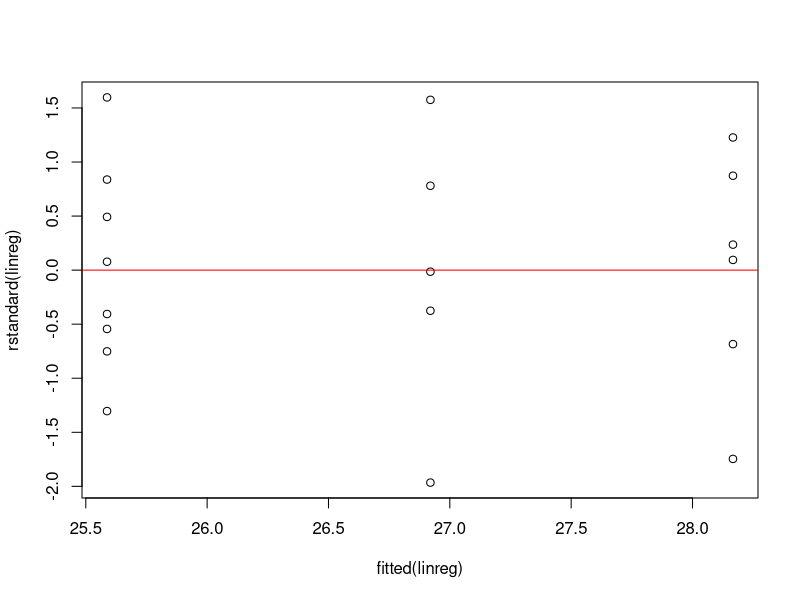
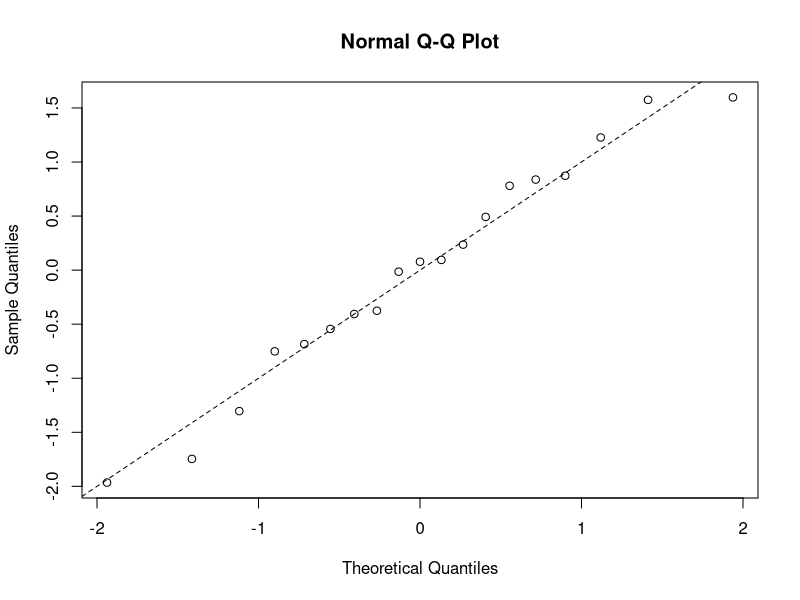
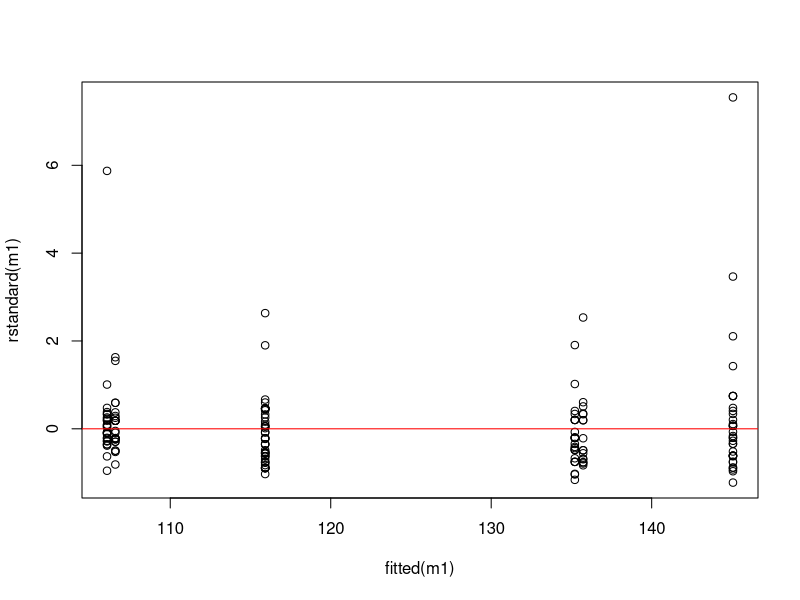
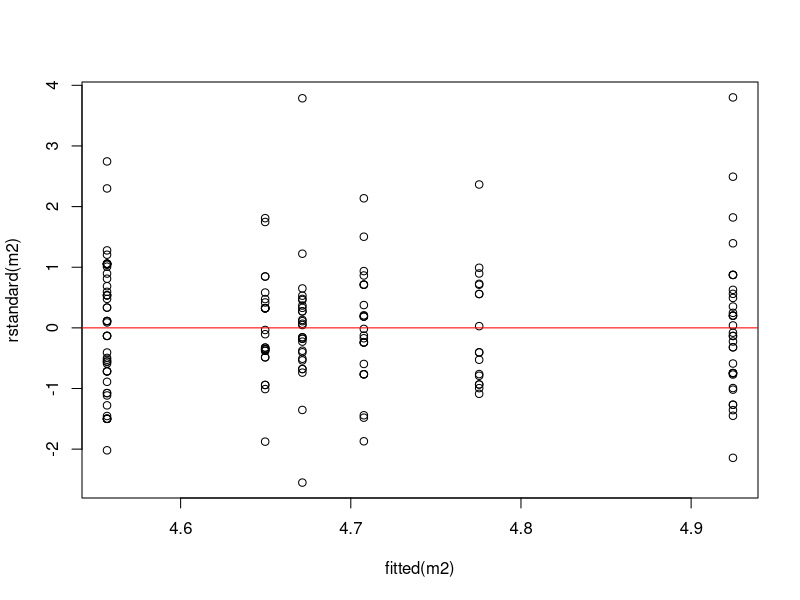
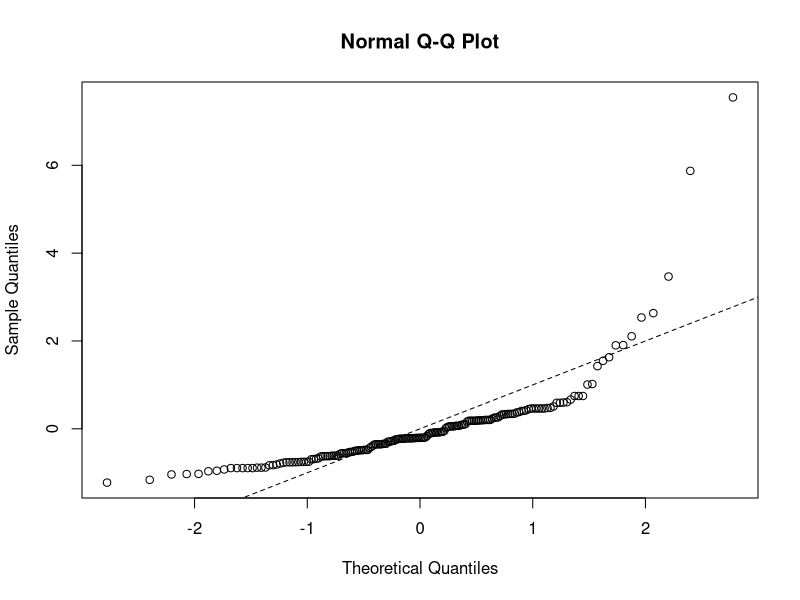
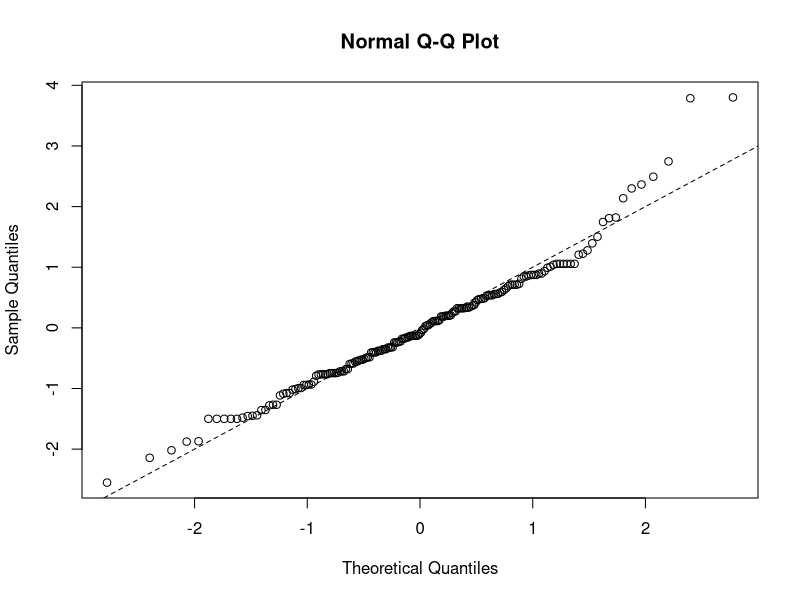
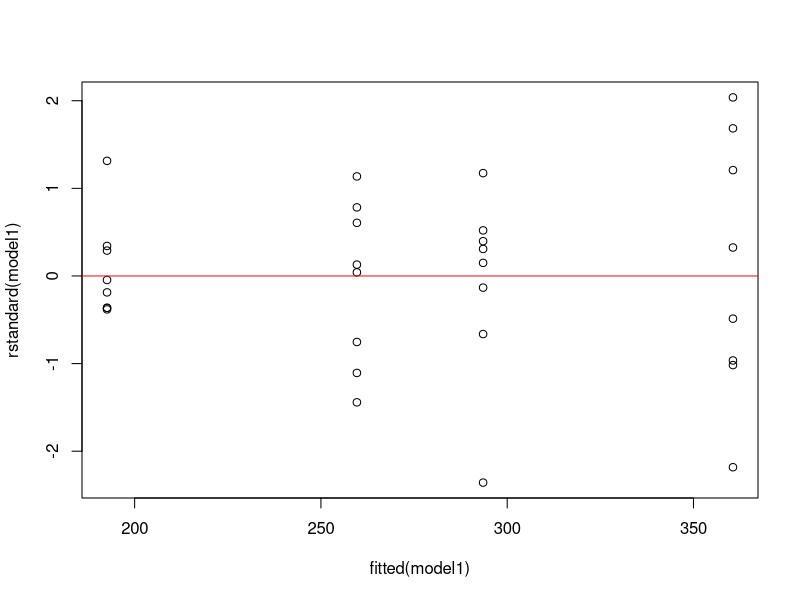
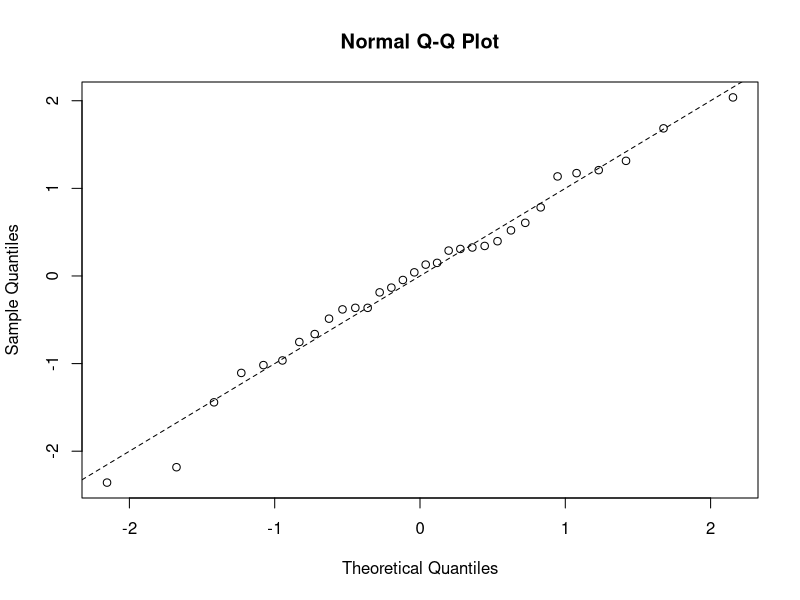

Recreate these plots in R, in order.
## ---- chunk 1
knitr::opts_chunk$set(echo = TRUE)
## ---- chunk 2
dbinom(3, size=5, prob=0.55) ## P(Y=3)
## ---- chunk 3
1 - pbinom(3, size=5, prob=0.55) ## P(Y>=4)
## ---- chunk 4
13/20
## ---- chunk 5
p <- 0.65
n <- 20
p + c(-1, 1) * 1.96 * sqrt((p * (1-p) )/n)
## ---- chunk 6
?prop.test()
prop.test(13, 20, p = 0.65, correct = FALSE)
## ---- chunk 7
result <- binom.test(13, 20, p = 0.5)
result
## ---- chunk 8
for (x in 1:20) {
  res <- binom.test(x, 20, p = 0.5)
  cat(x, res$p.value)
  cat("\n")
}
## ---- chunk 9
binom.test(8, 600)
## ---- chunk 10
binom.test(4, 493)
binom.test(10, 497)
## ---- chunk 11
(10 / 497) - (4 / 493)

0.009689816 - 0.002214977
0.036690693 - 0.020642826

## ---- chunk 12
prop.test(c(10,4), c(497,493), correct=FALSE)
## ---- chunk 13
sd1tabel <- matrix(c(14, 51, 52, 401), 2, 2)
sd1tabel
rownames(sd1tabel) <- c("m1-Stresset", "m1-Ikke stresset")
colnames(sd1tabel) <- c("m2-Stresset", "m2-Ikke stresset")
sd1tabel
## ---- chunk 14
chisq.test(sd1tabel, correct = FALSE)
## ---- chunk 15
sd2tabel <- matrix(c(451, 532, 27, 313, 28, 539, 145, 56, 456), 3, 3)
rownames(sd2tabel) <- c("A", "B", "C")
colnames(sd2tabel) <- c("South", "Asia", "Africa")
sd2tabel
## ---- chunk 16
chisq.test(sd1tabel, correct = FALSE)
## ---- chunk 17
lyskilde <- read.table("data/lyskilde.txt", header = 1)
head(lyskilde, n = 3)
## ---- chunk 18
linreg <- lm(frekvens ~ farve , data = lyskilde)
## ---- chunk 19
plot(fitted(linreg), rstandard(linreg))
abline(0,0, col = 'Red')

## ---- chunk 20
qqnorm(rstandard(linreg))
abline(0,1, lty=2)
## ---- chunk 21
nullModel <- lm(frekvens ~ 1 , data = lyskilde)

anova(nullModel, linreg)
## ---- chunk 22
summary(linreg)
## ---- chunk 23
head(lyskilde, n=3)
lyskilde_grøn <- lyskilde
lyskilde_grøn$farve <- factor(lyskilde_grøn$farve)
lyskilde_grøn$farve <- relevel(lyskilde_grøn$farve, ref = 'brun')
## ---- chunk 24
linreg_g <- lm(frekvens ~ farve , data = lyskilde_grøn)
confint(linreg_g)
## ---- chunk 25
ss <- read.table("data/ss2017-18.txt", header = 1)
head(ss, n = 3)
## ---- chunk 26
unique(ss$studie)
## ---- chunk 27
m1 <- lm(figur2 ~ studie + kon, data = ss)
m2 <- lm(log(figur2) ~ studie + kon + studie * kon, data = ss)
## ---- chunk 28
summary(m1)
summary(m2)
## ---- chunk 29
plot(fitted(m1), rstandard(m1))
abline(0,0, col = 'Red')
## ---- chunk 30
plot(fitted(m2), rstandard(m2))
abline(0,0, col = 'Red')
## ---- chunk 31
qqnorm(rstandard(m1))
abline(0,1, lty=2)
## ---- chunk 32
qqnorm(rstandard(m2))
abline(0,1, lty=2)
## ---- chunk 33
Nullmodel <- lm(log(figur2) ~ studie + kon, data = ss)

anova(Nullmodel, m2)

## ---- chunk 34
summary(Nullmodel)
confint(Nullmodel)
## ---- chunk 35
exp(-0.3416929)
## ---- chunk 36
 exp(4.828164) / exp(4.828164 + -0.211680)
## ---- chunk 37
FullModel <- lm(log(figur2) ~ studie + kon, data = ss)
Nullmodel <- lm(log(figur2) ~ kon, data = ss)
  
anova(Nullmodel, FullModel)
## ---- chunk 38
0.35750 - 2.01 * .12596
0.35750 + 2.01 * .12596
## ---- chunk 39
0.35750 - 0.33206 + 0.35750
## ---- chunk 40
 1.52087 + 0.19055 - 0.12263
## ---- chunk 41
# Esitmate / SE
0.19055 /  0.09097
## ---- chunk 42
?pnorm()
val <- 120
mean <- 114.5
sd <- 6.9

1 - pnorm(val, mean = mean, sd = sd)
## ---- chunk 43
data1 <- read.table(file = "data/nov2023opg1.txt", header = T)
head(data1, n=3)
## ---- chunk 44
m1 <- lm(length ~ age, data = data1)
confint(m1)
## ---- chunk 45
predict(m1, data.frame(age=3), interval='c')
## ---- chunk 46
predict(m1, data.frame(age=3), interval='p')
## ---- chunk 47
confint(m1)
## ---- chunk 48
summary(m1)
## ---- chunk 49
data2 <- read.table(file = "data/nov2023opg2.txt", header = T)
head(data2, n = 3)
## ---- chunk 50
unique(data2$stamme)
## ---- chunk 51
model1 <- lm(kryds ~ sex + stamme, data = data2)
## ---- chunk 52
plot(fitted(model1), rstandard(model1))
abline(0,0, col = 'Red')

## ---- chunk 53
qqnorm(rstandard(model1))
abline(0,1, lty=2)
## ---- chunk 54
predict(model1, data.frame(sex = 'F', stamme = 'normal'))
predict(model1, data.frame(sex = 'F', stamme = 'transgen'))
## ---- chunk 55
NullModel <- lm(kryds ~ 1, data = data2)

anova(NullModel, model1)
## ---- chunk 56
fullmodel <- lm(kryds ~ sex + stamme + sex*stamme, data = data2)
nullmodel <- lm(kryds ~ sex + stamme, data = data2)

anova(nullmodel, fullmodel)

